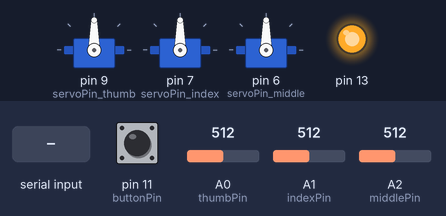
Bench run of a sketch on a simulated Arduino Uno, built with avr-gcc and run on an emulated ATmega328P. On the bench: 3 × servo, output pins drawn as LEDs (lit = HIGH). Dashed ring = blinking. The inputs (shaded band) are chosen by the test bench; at power-on: pin 11 (buttonPin) LOW, A0 (thumbPin) = 512, A1 (indexPin) = 512, A2 (middlePin) = 512.

Above: at 1.2 s.
1.3 s: pin 11 (buttonPin) pulled HIGH for 3.2 s
At 5.1 s:
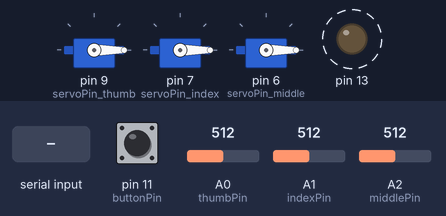
6.0 s: A0 (thumbPin) set to 1023
At 7.1 s:
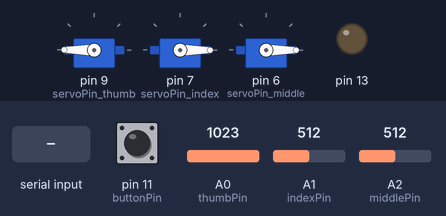
7.5 s: A1 (indexPin) set to 1023
At 8.2 s:
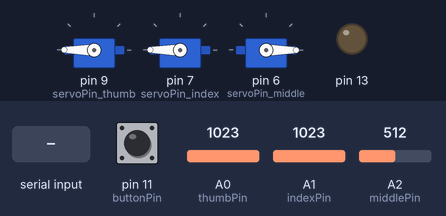
9.0 s: A2 (middlePin) set to 1023
At 9.4 s:
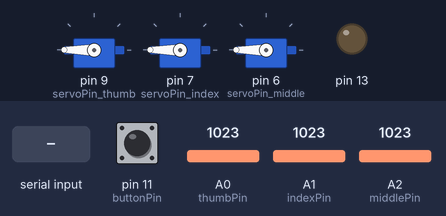
10.5 s: pin 11 (buttonPin) pulled HIGH for 0.15 s
At 12.1 s:
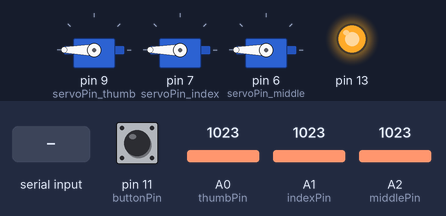
12.5 s: "90,45\n" received over Serial
At 14.3 s:
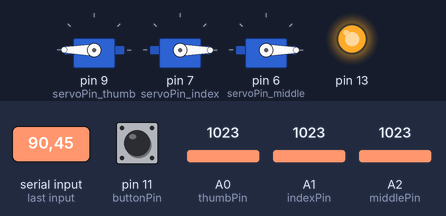
Timing chart, 0 to 15.8 s (numbered marks = the images above; inputs shaded):
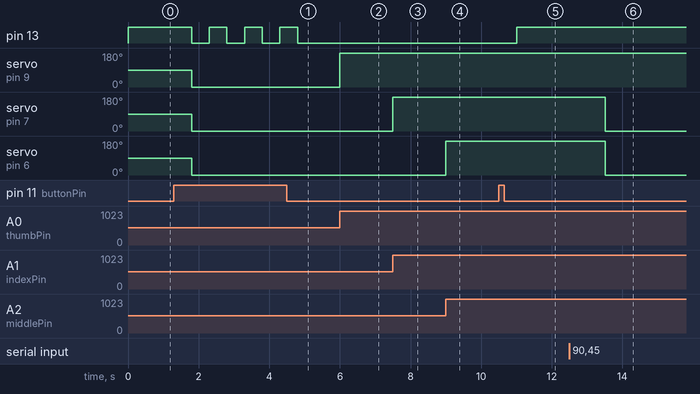

Measured:
- after the input at 1.3 s, pin 13: alternates HIGH for 0.50 s and LOW for 0.50 s, 7 changes in all, then stays LOW, starting after 0.50 s; servo on pin 9 (servoPin_thumb), servo on pin 7 (servoPin_index), servo on pin 6 (servoPin_middle): 90° → 0° after 0.50 s
- after the input at 6.0 s, servo on pin 9 (servoPin_thumb): 0° → 180° at once
- after the input at 7.5 s, servo on pin 7 (servoPin_index): 0° → 180° at once
- after the input at 9.0 s, servo on pin 6 (servoPin_middle): 0° → 180° at once
- after the input at 10.5 s, pin 13: LOW → HIGH after 0.50 s
- after the input at 12.5 s, servo on pin 7 (servoPin_index), servo on pin 6 (servoPin_middle): 180° → 0° after 1.0 s

The sketch:

Slutprojekt.ino
```cpp
/*
  File: Slutprojekt
  Author: Elias Svensson
  Date: 2025-05-13
  Description: This program uses 3 flex sensors or Open-cv and a camera in python to control a 3 fingered robotarm.
*/


#include <Servo.h>

Servo thumbServo;
Servo indexServo;
Servo middleServo;

int servoPin_thumb = 9;
int servoPin_index = 7;
int servoPin_middle = 6;
int flexValue1;
int flexValue2;
int flexValue3;
int prevThumb = 0;
int prevIndex = 0;
int prevMiddle = 0;

const int thumbPin = A0;
const int indexPin = A1;
const int middlePin = A2;
const int buttonPin = 11;
const int thresh = 20;

bool which = true;

// All the pins are started
void setup() {
  Serial.begin(9600);
  thumbServo.attach(servoPin_thumb);
  indexServo.attach(servoPin_index);
  middleServo.attach(servoPin_middle);
  pinMode(buttonPin, INPUT);
  pinMode(13, OUTPUT);
}


// Runs all the code
void loop() {

  // This part calculates the value of the flex sensors.
  int raw1 = analogRead(thumbPin);
  int raw2 = analogRead(indexPin);
  int raw3 = analogRead(middlePin);

  flexValue1 = applyDeadzone(raw1, prevThumb, thresh);
  flexValue2 = applyDeadzone(raw2, prevIndex, thresh);
  flexValue3 = applyDeadzone(raw3, prevMiddle, thresh);

  int buttonState = digitalRead(buttonPin);


  // This if-statement checks if the button is being pressed, and if it is, it changes the value of the variable which from true to false or from false to true.
  if (buttonState == HIGH) {
    which = !which;
    delay(500);
  }

  // This if-statment runs the code for the camera and the flexsensors. If the button has been pressed and is set to true, it will run the cameras code, otherwise it will run the code for the flex sensors.
  if (which == true) {
    camera();
    digitalWrite(13, HIGH);
  } else {
    digitalWrite(13, LOW);
    thumb();
    index();
    middle();
  }
}

/*
  Maps the value of the flex sensor for the thumb to 0-180 degrees and then changes angle depending on the value
  Parameters: None
  Returns: Void
*/
void thumb() {
  int servoAngle_thumb = map(flexValue1, 990, 1010, 0, 180);
  servoAngle_thumb = constrain(servoAngle_thumb, 0, 180);

  thumbServo.write(servoAngle_thumb);
}

/*
  Maps the value of the flex sensor for the index finger to 0-180 degrees and then changes angle depending on the value
  Parameters: None
  Returns: Void
*/
void index() {
  int servoAngle_index = map(flexValue2, 995, 1020, 0, 180);
  servoAngle_index = constrain(servoAngle_index, 0, 180);

  indexServo.write(servoAngle_index);
}

/*
  Maps the value of the flex sensor for the middle finger to 0-180 degrees and then changes angle depending on the value
  Parameters: None
  Returns: Void
*/
void middle() {
  int servoAngle_middle = map(flexValue3, 900, 1023, 0, 180);
  servoAngle_middle = constrain(servoAngle_middle, 0, 180);

  middleServo.write(servoAngle_middle);
}

/*
  Changes angle of the servomotors depending on what value is sent from python
  Paramteters: None
  Returns: void
*/
void camera() {
  if (Serial.available() > 0) {
    int command = Serial.parseInt();

    if (command == 0) {
      thumbServo.write(180);  //The values of the thumb servomotor is reversed since the motor was placed on the wrong side of the thumb. The thumb will be closed if the value is 180 and will be open if the value is 0. When the value is 180 on the other motors i means they open and then are closed when the value is 0.
      indexServo.write(0);
      middleServo.write(0);
    }

    else if (command == 1) {
      thumbServo.write(0);  // Open
      indexServo.write(0);
      middleServo.write(0);
    }

    else if (command == 2) {
      thumbServo.write(180);  // Closed
      indexServo.write(180);
      middleServo.write(0);
    }

    else if (command == 3) {
      thumbServo.write(180);  // Closed
      indexServo.write(0);
      middleServo.write(180);
    }

    else if (command == 12) {
      thumbServo.write(0);  // Open
      indexServo.write(180);
      middleServo.write(0);
    }

    else if (command == 123) {
      thumbServo.write(0);  // Open
      indexServo.write(180);
      middleServo.write(180);
    }

    else if (command == 23) {
      thumbServo.write(180);  // Closed
      indexServo.write(180);
      middleServo.write(180);
    }

    else if (command == 13) {
      thumbServo.write(0);  // Open
      indexServo.write(0);
      middleServo.write(180);
    }
  }
}

/*
  This function sets a deadzone for the flex sensors
  Parameters:
  - rawValue: The exact value that the sensor sends
  - prevValue: The value that was before the rawValue
  - threshold: The size of the deadzone
  Returns: The value which should be sent to the motors.
*/
int applyDeadzone(int rawValue, int &prevValue, int threshold) {
  if (abs(rawValue - prevValue) > threshold) {
    prevValue = rawValue;
  }
  return prevValue;
}
```
